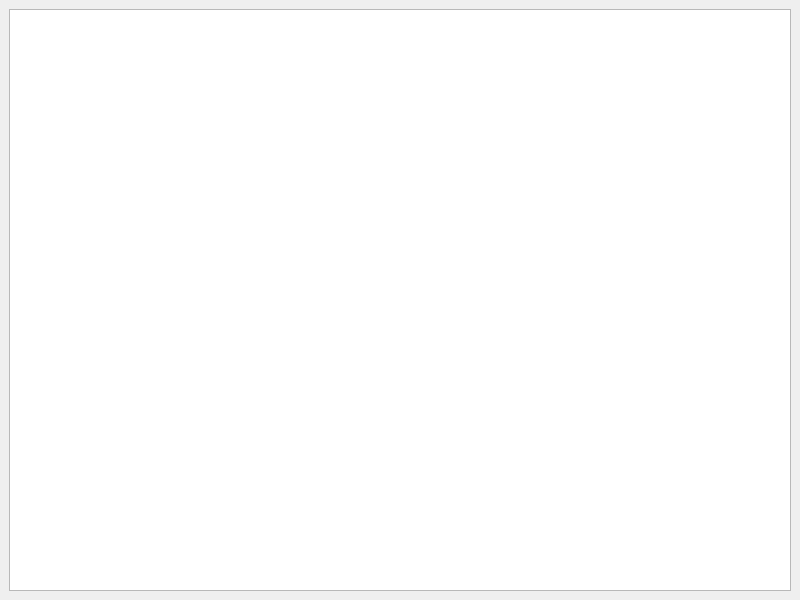
<?xml version="1.0" encoding="UTF-8"?>
<ui version="4.0">
 <class>MainWindow</class>
 <widget class="QMainWindow" name="MainWindow">
  <property name="geometry">
   <rect>
    <x>0</x>
    <y>0</y>
    <width>800</width>
    <height>600</height>
   </rect>
  </property>
  <property name="windowTitle">
   <string>MainWindow</string>
  </property>
  <widget class="QWidget" name="centralwidget">
   <layout class="QVBoxLayout" name="verticalLayout">
    <item>
     <widget class="QGraphicsView" name="canvas">
      <property name="interactive">
       <bool>true</bool>
      </property>
     </widget>
    </item>
   </layout>
  </widget>
  <action name="actionREeset">
   <property name="text">
    <string>REeset</string>
   </property>
  </action>
  <action name="actionNouveau">
   <property name="text">
    <string>Nouveau</string>
   </property>
  </action>
 </widget>
 <resources/>
 <connections/>
</ui>
